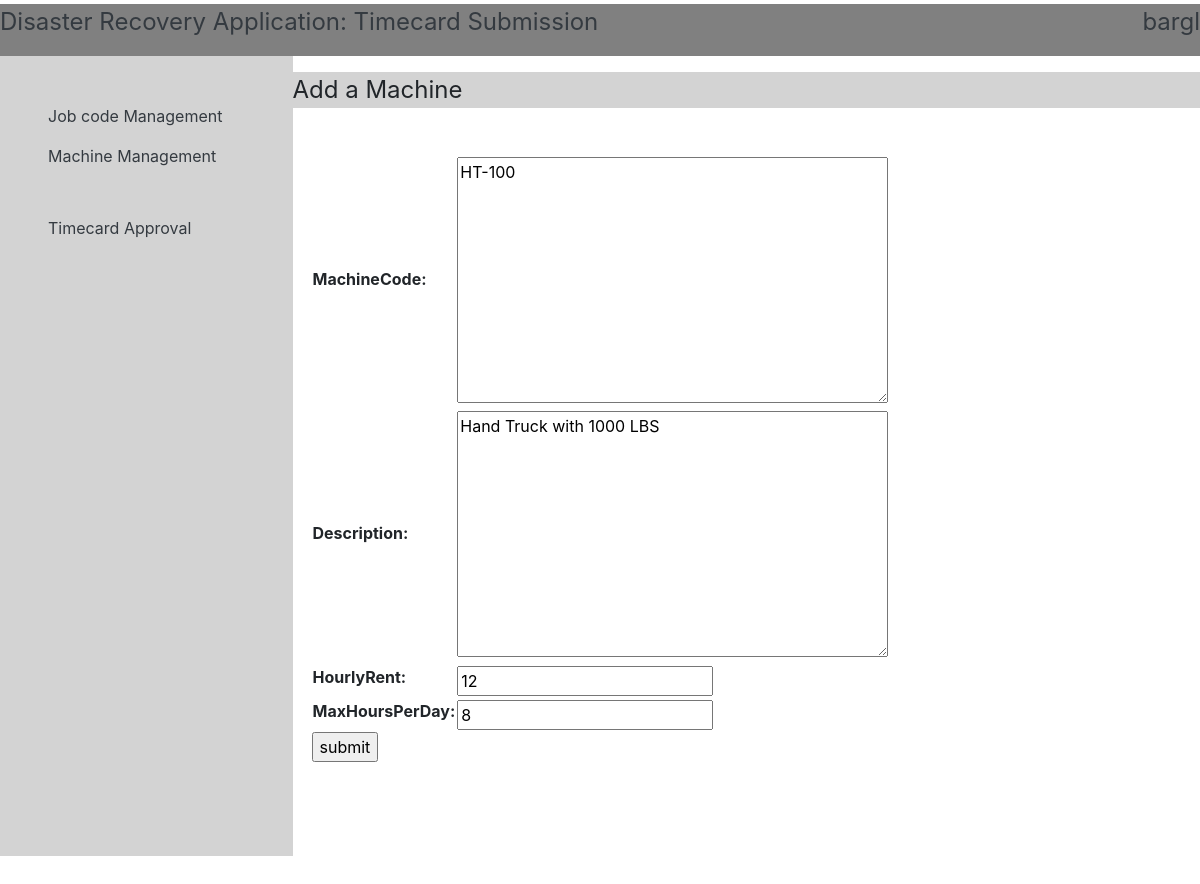
Screenshot of /timeclock/edit/machine/5 (signed in) with the database file from the repository.
### TimeClock/models.py (models this page shows, shortened)
class Machine(models.Model):
    machineCode = models.TextField()
    description = models.TextField()
    hourlyRent = models.IntegerField()
    maxHoursPerDay = models.IntegerField()
    jobcode = models.ManyToManyField(JobCode)

### TimeClock/views.py (the view, shortened to what this page needs)
# urls.py: path('edit/machine/<int:pk>',EditMachine.as_view(),name='machineEdit'),
class EditMachine(UpdateView):
    model = Machine
    fields = ['machineCode','description','hourlyRent','maxHoursPerDay']
    template_name = 'machine_edit.html'

### TimeClock/templates/machine_edit.html (shortened to what this page needs)
{% extends 'index.html' %}
{% block title %}{% if user.username %}Add a Machine{% else %} Please Login {% endif %} {% endblock %}
{% block content %}
{% if perms.auth.Admin %}
    <form method='post' enctype='multipart/form-data'>
    <table>
        {{form.as_table}}
    </table>
    <input type='submit' value='submit'/>
    </form>
{% endif %}
{% endblock %}

### TimeClock/templates/index.html (shortened to what this page needs)
<!DOCTYPE html>
<html lang="en">
{% load staticfiles %}
<head>
<link rel="stylesheet" href="https://cdnjs.cloudflare.com/ajax/libs/twitter-bootstrap/4.3.1/css/bootstrap.min.css">
<link rel="stylesheet" href="https://cdnjs.cloudflare.com/ajax/libs/font-awesome/5.10.0-11/css/all.min.css">
</head>
<body>
    <div class="row">
        <div class="col-sm-12 text-dark mt-1" style="font-size:x-large;background:gray;">Disaster Recovery Application: Timecard Submission {% if user.username %} <p style='float:right'><a class='text-dark' href="/logout?next=/">{{user.username}}</a></p> {% else %} <a href='/login' class='text-dark' style="float:right;">login</a> <a href='/timeclock/register' class='text-dark' style="float:right;">Sign up</a> {% endif %} </div>
    </div>
    <div class="row container1">
        <div class="col-lg-3" style='background:lightgray'>
            {% if user.username %}
            {% if perms.auth.Admin %}
            <div class='mt-5 ml-5'><a class='text-dark' href="{% url 'TimeClock:Jobcode' %}">Job code Management</a><br/></div>
            <div class='mt-3 ml-5'><a class='text-dark' href="{% url 'TimeClock:Machine' %}">Machine Management</a><br/></div>
            <div class='mt-5 ml-5'><a class='text-dark' href="{% url 'TimeClock:Timecard' %}">Timecard Approval</a><br/></div>
            {% elif perms.auth.Contractor %}
            <div class='mt-5 ml-5'><a class='text-dark' href="{% url 'TimeClock:Timecard' %}">Timecard Approval</a><br/></div>
            {% endif %}
            {% endif %}
        </div>
        <div class="col-lg-9">
            <div class="row mt-3 mb-5" style='font-size:x-large;background:lightgray;'>{% block title %} {% endblock %}</div>
            <div class="row mt-5 mx-1" style='width:100%;height: 100%' >{% block content %}{% endblock %}</div><div id = 'test'></div>
        </div>
    </div>
</body>
</html>

### TimeClock/templates/index.html (style rules this page uses)
html,body { height:100%; margin:0px; }
.container1 { height: 100%; }

### rows the page displays
Machine: machineCode "HT-100", description "Hand Truck with 1000 LBS", hourlyRent "12", maxHoursPerDay "8"

### other values shown
{{ user.username }} "bargl"
